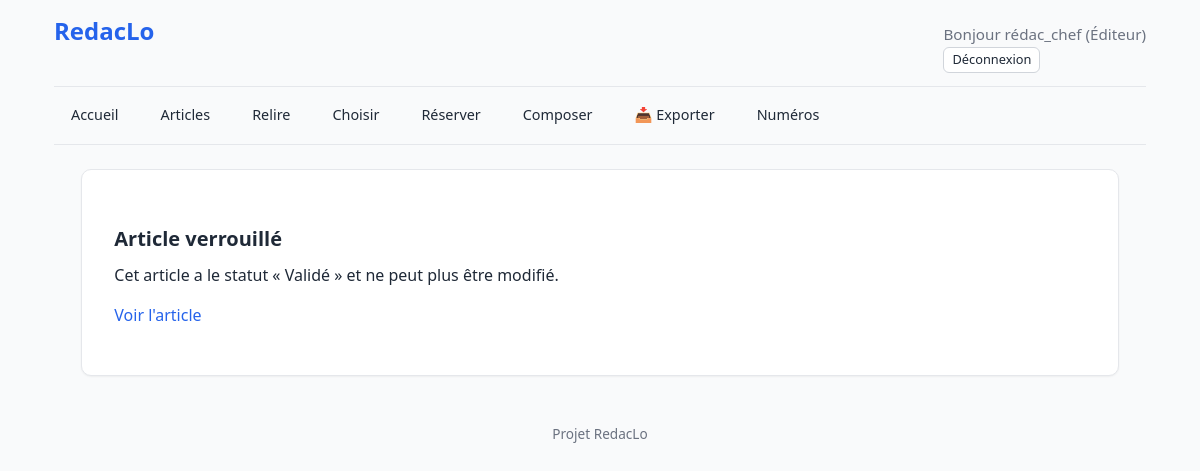
/articles/6/modifier/ (signed in), run on an earlier commit of the app's database.
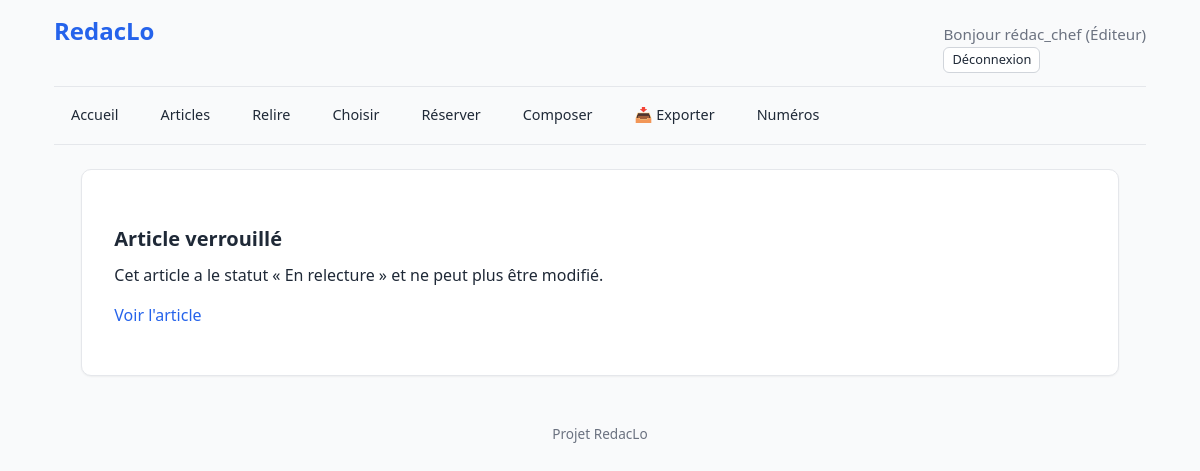
And on a later commit of the database.
### articles/models.py (models this page shows, shortened)
class Article(models.Model):
    STATUTS = [
        ("brouillon", "Brouillon"),
        ("soumis", "Soumis"),
        ("en_relecture", "En relecture"),
        ("relu", "Relu"),
        ("revisions_demandees", "Révisions demandées"),
        ("valide", "Validé"),
        ("rejete", "Rejeté"),
        ("publie", "Publié"),
    ]
    STATUTS_SELECTION = [
        ("a_choisir", "À choisir pour le numéro"),
        ("disponible", "Disponible (dans le vivier)"),
        ("reserve", "Réservé (marronnier)"),
        ("utilise", "Utilisé (placé)"),
    ]
    TYPES_ARTICLE = [
        ("article", "Article"),
        ("breve", "Brève"),
        ("echo", "Écho"),
        ("courrier", "Courrier des lecteurs"),
        ("article_editorial", "Éditorial"),
    ]
    titre = models.CharField(max_length=200, help_text="Titre principal de l'article.")
    sur_titre = models.CharField(max_length=200, blank=True, help_text="Sur-titre de l'article.")
    type_article = models.CharField(max_length=20, choices=TYPES_ARTICLE, default="article", verbose_name="Type d'article")
    redacteur = models.ForeignKey(
        settings.AUTH_USER_MODEL,
        on_delete=models.CASCADE,
        related_name="articles_rediges",
        verbose_name="Rédacteur"
    )
    contenu = models.TextField()
    statut = models.CharField(max_length=20, choices=STATUTS, default="brouillon")
    rubrique = models.ForeignKey(
        "publications.Rubrique",
        on_delete=models.SET_NULL,
        null=True,
        blank=True,
        related_name="articles"
    )
    statut_selection = models.CharField(max_length=20, choices=STATUTS_SELECTION, default="a_choisir")
    date_creation = models.DateTimeField(auto_now_add=True)
    date_modification = models.DateTimeField(auto_now=True)
    version_reference = models.ForeignKey(
        "ArticleVersion",
        on_delete=models.SET_NULL,
        null=True,
        blank=True,
        related_name="+"
    )
    valide_1_par = models.ForeignKey(
        settings.AUTH_USER_MODEL,
        on_delete=models.SET_NULL,
        null=True,
        blank=True,
        related_name="articles_valides_1",
        verbose_name="Premier validateur"
    )
    valide_2_par = models.ForeignKey(
        settings.AUTH_USER_MODEL,
        on_delete=models.SET_NULL,
        null=True,
        blank=True,
        related_name="articles_valides_2",
        verbose_name="Second validateur"
    )
    valide_1_mandataire = models.ForeignKey(
        settings.AUTH_USER_MODEL,
        on_delete=models.SET_NULL,
        null=True,
        blank=True,
        related_name="articles_mandates_1",
        verbose_name="Premier validateur (mandataire)"
    )
    valide_2_mandataire = models.ForeignKey(
        settings.AUTH_USER_MODEL,
        on_delete=models.SET_NULL,
        null=True,
        blank=True,
        related_name="articles_mandates_2",
        verbose_name="Second validateur (mandataire)"
    )
    numero_reserve = models.ForeignKey(
        'publications.Publication',
        on_delete=models.SET_NULL,
        null=True,
        blank=True,
        related_name='articles_reserves',
        verbose_name="Réservé pour le numéro"
    )

### articles/views/crud.py (the view, shortened to what this page needs)
# urls.py: path("<int:pk>/modifier/", views.modifier_article, name="modifier_article"),
@role_required("redacteur")
def modifier_article(request, pk):
    article = get_object_or_404(Article, pk=pk, redacteur=request.user)
    if article.statut != "brouillon" and not request.user.is_superuser:
        return render(request, "articles/article_verrouille.html", {"article": article})

### core/context_processors.py (called while the page is built)
def notifications_non_lues(request):
    if not request.user.is_authenticated:
        return {"notifications_non_lues": 0}
    count = Notification.objects.filter(
        destinataire=request.user,
        lue=False,
    ).count()
    return {"notifications_non_lues": count}

### templates/articles/article_verrouille.html (shortened to what this page needs)
{% extends "base.html" %}
{% block contenu %}
    <h2>Article verrouillé</h2>
    <p>Cet article a le statut « {{ article.get_statut_display }} » et ne peut plus être modifié.</p>
    <p><a href="{% url 'articles:detail_article' article.pk %}">Voir l'article</a></p>
{% endblock %}

What changed in the data, as far as the page shows it:
changed Article: statut "Validé" → "En relecture"
